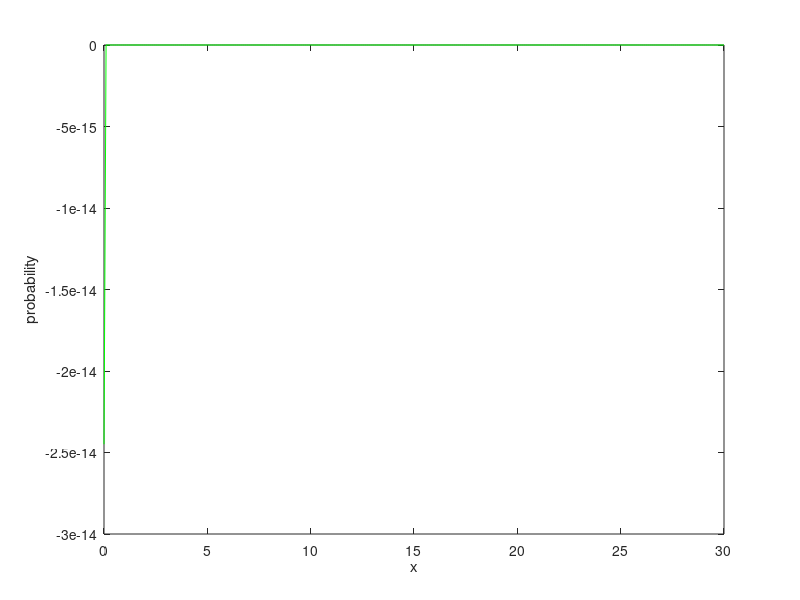

Source code (MATLAB):
function solve_mfpt_pde
%created JH 30/4/15
%last edit 30/4/15
%solving evolution equation avergaed over theta
%ie just transport equation

%%%%%%%%%%%%%%%%%%%%%%%%%%%%%

L=30; %30 microns
dy = 0.1;
num_alph_pts = 101
alphas = linspace(0,2*pi,num_alph_pts);
num_space_pts = L/dy+1
lambda = 1/0.13;

phi = 58;
speed = 0.4; %microns per second
F1 = (4*(phi/100)-2)/pi; %integral on sin(theta)*T(theta) d theta 
F2 = pi*(3/2 - phi); %integral of theta *T(theta) d theta

tau = zeros(num_space_pts,num_alph_pts);

%tau(:,1) = poisspdf(1:num_space_pts,2/dy);
tau(1,:) = 100*sin(alphas);

for j=2:num_space_pts
% size(G2(alphas,lambda,F2))
% size(G1(alphas,speed,lambda,F1))
% size(tau(j-1,1:(num_alph_pts-2)))
tau(j,2:(num_alph_pts-1)) = 0.5*(tau(j-1,1:(num_alph_pts-2))+tau(j-1,1:(num_alph_pts-2))) ...
    - dy./G1(alphas(2:end-1),speed,lambda,F1).*(1+G2(alphas(2:end-1),lambda,F2).*...
    (0.5*(tau(j-1,1:(num_alph_pts-2)) - tau(j-1,3:(num_alph_pts)))));
tau(num_space_pts,:) = 0;
tau(:,1) = tau(:,num_alph_pts);

end
close all
figure;
plot(0:dy:L,tau(:,1),'g-') %,0:dy:L,tau(:,num_alph_pts))
xlabel('x')
ylabel('probability')

end

function g = G1(alpha,speed,lambda,F1)
g = speed*(sin(alpha)*(1-lambda)+lambda*(F1));
end

function g = G2(alpha,lambda,F2)
g = lambda*(F2 - alpha);
end
